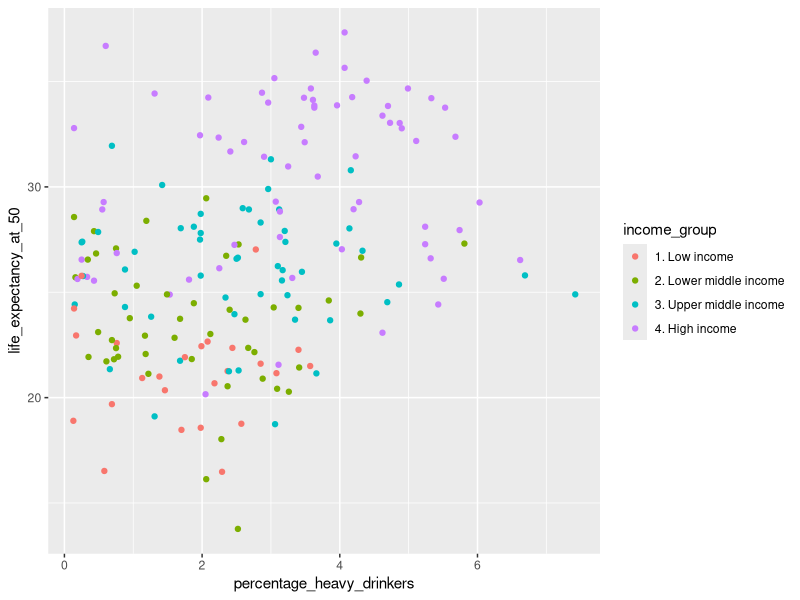
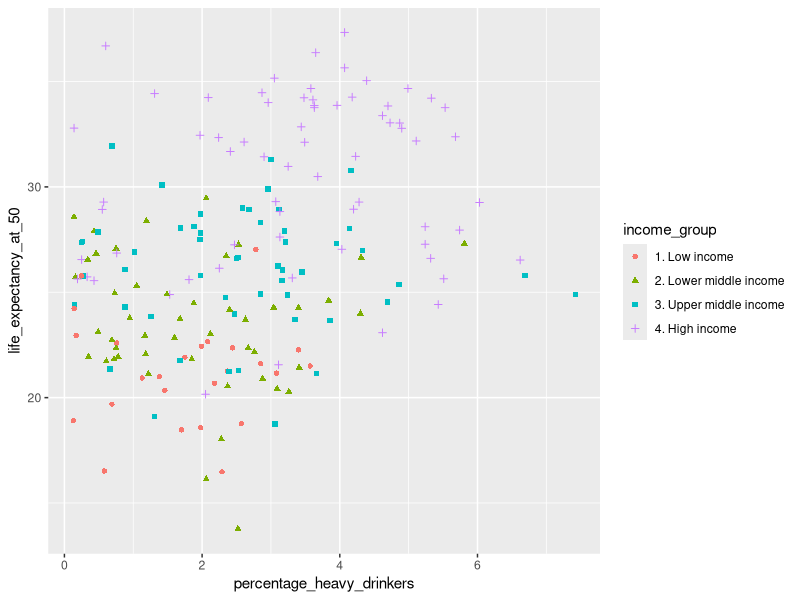
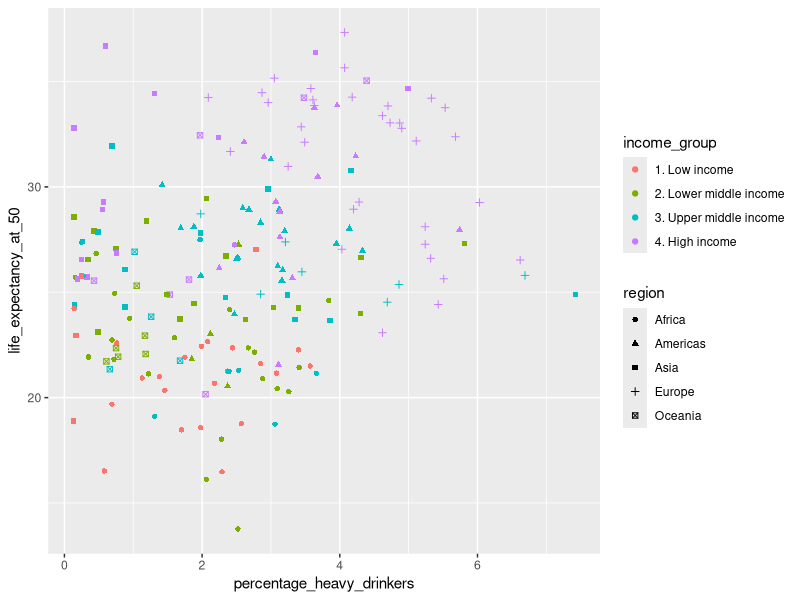
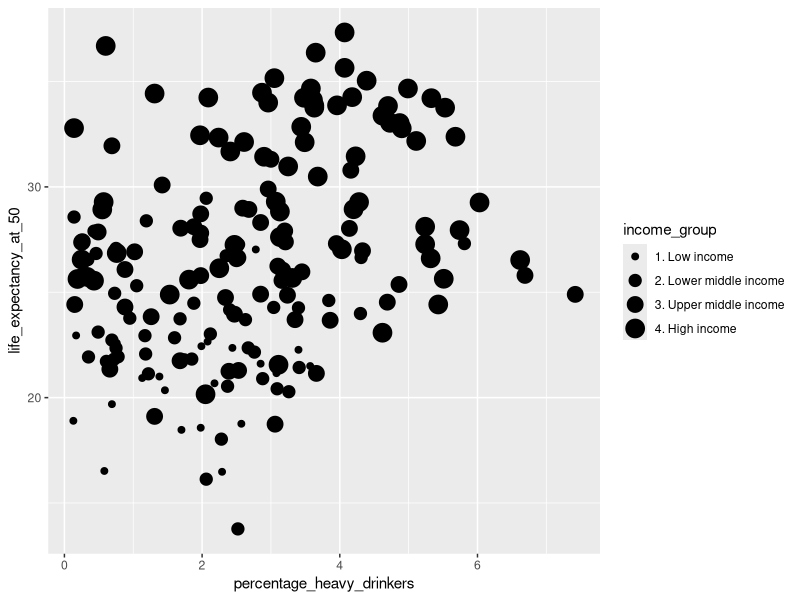
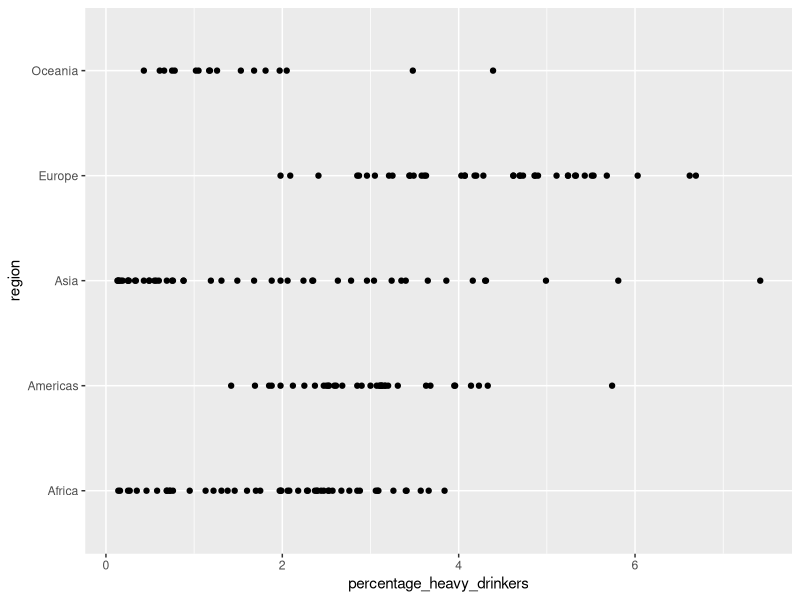
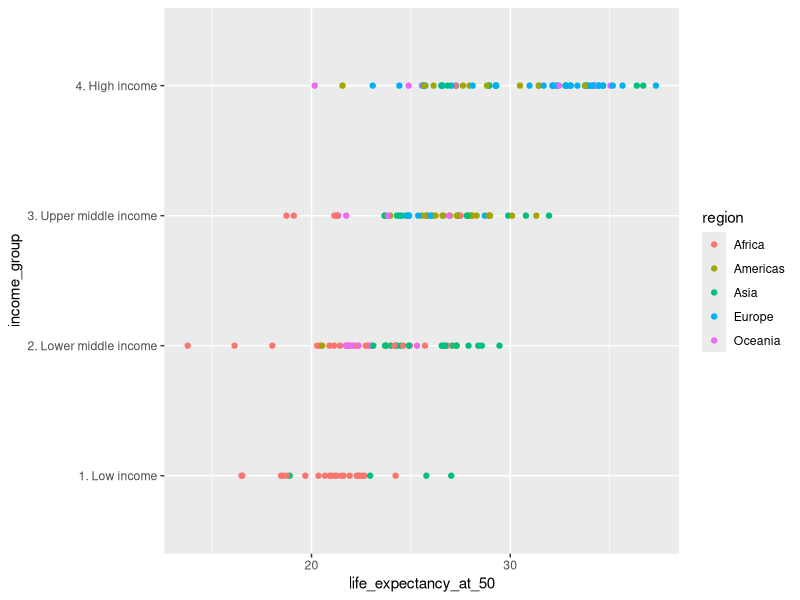
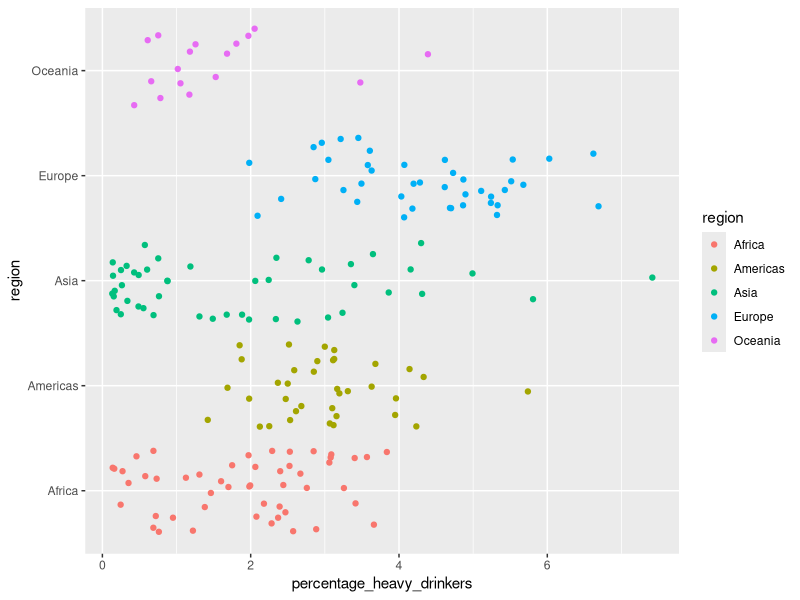
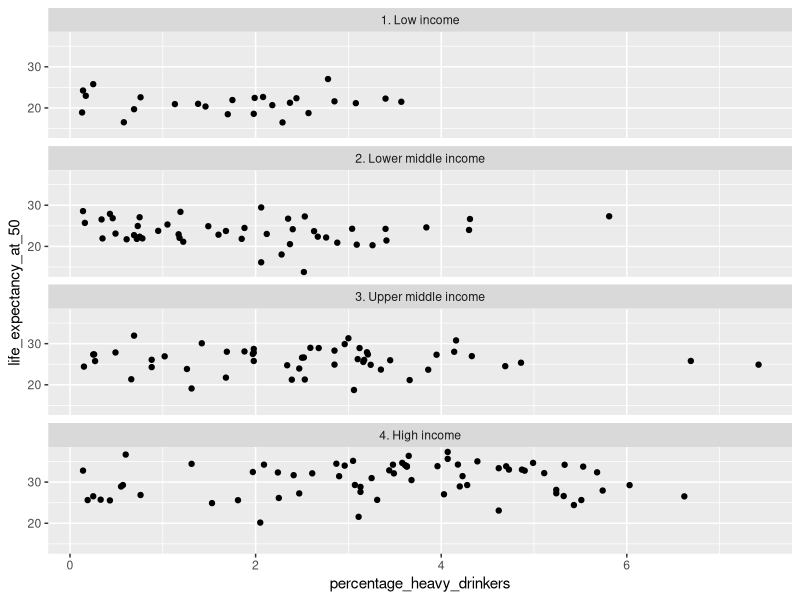

These figures' R source, in order: (Note: this script raises an error after producing the figures.)
## ---- chunk 1
library(tidyverse)


income_df <- read_csv('data/income_lifeexp_alcohol_1.csv', show_col_types = FALSE)

ggplot(income_df, aes(
    x=percentage_heavy_drinkers, 
    y=life_expectancy_at_50, 
    color=income_group
)) + 
geom_point()
## ---- chunk 2
ggplot(income_df, aes(
    x=percentage_heavy_drinkers, 
    y=life_expectancy_at_50, 
    color=income_group,
    shape=income_group
)) + 
geom_point()
## ---- chunk 3
ggplot(income_df, aes(
    x=percentage_heavy_drinkers, 
    y=life_expectancy_at_50, 
    color=income_group,
    shape=region
)) + 
geom_point()
## ---- chunk 4

ggplot(income_df, aes(
    x=percentage_heavy_drinkers, 
    y=life_expectancy_at_50, 
    size=income_group,
)) + 
geom_point()
## ---- chunk 5
ggplot(income_df, aes(
    x=percentage_heavy_drinkers, 
    y=region, 
)) + 
geom_point()
## ---- chunk 6
ggplot(income_df, aes(
    x=life_expectancy_at_50, 
    y=income_group, 
    color=region
)) + 
geom_point()
## ---- chunk 7
ggplot(income_df, aes(
    x=percentage_heavy_drinkers, 
    y=region, 
    color=region
)) + 
geom_jitter()
## ---- chunk 8
ggplot(income_df, aes(
    x = percentage_heavy_drinkers, 
    y = life_expectancy_at_50
)) +
geom_point() +
facet_wrap(~ income_group, ncol=1)
## ---- chunk 9
ggplot(income_df, aes(
    x = percentage_heavy_drinkers, 
    y = life_expectancy_at_50,
    color=income_group
)) +
geom_point() +
facet_wrap(~ region, ncol=2)
## ---- chunk 10
#| echo: false
api = "{{< env URL >}}"
ojs_define(apiUrl = api)
## ---- chunk 11
#| echo: false

wellbeing_df <- readr::read_csv('data/MH_data_processed_3.csv', show_col_types=FALSE)
## ---- chunk 12
ggplot(wellbeing_df, aes(
    x = region, 
    y = MHQ_score, 
    color = region)) +
  geom_point() +
  facet_wrap(~ age_group)
## ---- chunk 13

ggplot(wellbeing_df, aes(
    x = region, 
    y = MHQ_score, 
    color = region)) +
  geom_point() +
  facet_wrap(~ age_group)
